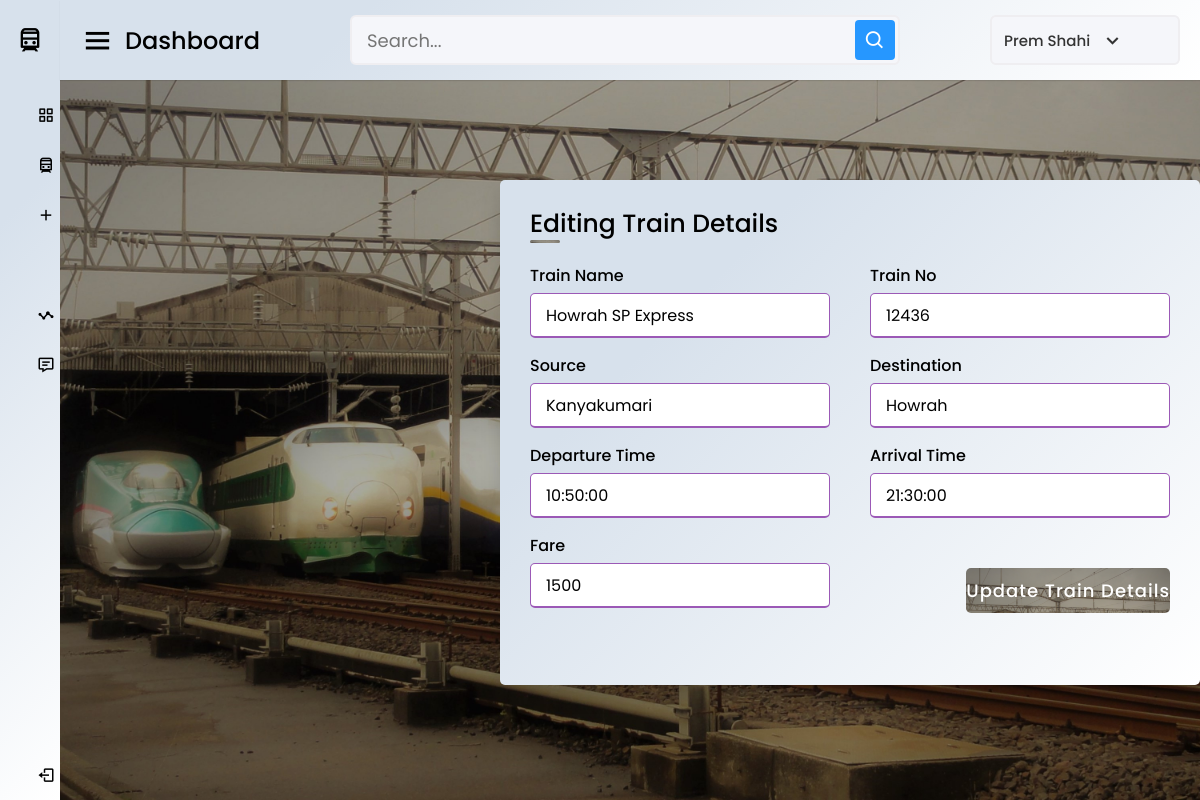
Page /edt.php?Train_No=12436 on the committed database.
### tables this page shows
CREATE TABLE `train_details` (
  `Train_Name` varchar(30) NOT NULL,
  `Train_No` int(6) NOT NULL,
  `Source` varchar(30) NOT NULL,
  `Destination` varchar(30) NOT NULL,
  `Departure` time NOT NULL,
  `Arrival` time NOT NULL,
  `Fare` int(10) NOT NULL
);

### edt.php (the view, shortened to what this page needs)
<!DOCTYPE html>
<html lang="en" dir="ltr">
  <head>
  <?php include 'links.php' ?>
   </head>
<body onload="realtimeclock()">
  <div class="sidebar">
    <div class="logo-details">
      <i class='bx bx-train'></i>
      <span class="logo_name">Train Ticket Reservation</span>
    </div>
      <ul class="nav-links">
        <li>
          <a href="#" >
            <i class='bx bx-grid-alt' ></i>
            <span class="links_name">Dashboard</span>
          </a>
        </li>
        <li>
          <a href="vt.php">
            <i class="bx bx-train"></i>
            <span class="links_name">View Trains</span>
          </a>
        </li><li>
          <a href="adt.php" >
            <i class='bx bx-plus' ></i>
            <span class="links_name">Add Train Details</span>
          </a>
        </li>
        <li>
          <a href="vt1.php">
            <span class="links_name">View Tickets</span>
          </a>
        </li>
        <li>
          <a href="#">
            <i class='bx bx-stats' ></i>
            <span class="links_name">PNR Status</span>
          </a>
        </li>
        <li>
          <a href="#">
            <i class='bx bx-message-detail' ></i>
            <span class="links_name">Feedbacks</span>
          </a>
        </li>
        <li class="log_out">
          <a href="#">
            <i class='bx bx-log-out'></i>
            <span class="links_name">Log out</span>
          </a>
        </li>
      </ul>
  </div>
  <section class="home-section">
    <nav>
      <div class="sidebar-button">
        <i class='bx bx-menu sidebarBtn'></i>
        <span class="dashboard">Dashboard</span>
      </div>
      <div class="search-box">
        <input type="text" placeholder="Search...">
        <i class='bx bx-search' ></i>
      </div>
      <div class="profile-details">
        <span class="admin_name">Prem Shahi</span>
        <i class='bx bx-chevron-down' ></i>
      </div>
    </nav>
    </section>
    <div class="container">
      <?php
  include 'connect.php';
$Train_Nos = $_GET['Train_No'];
$showquery = "select * from train_details where Train_No={$Train_Nos}";
$showdata = mysqli_query($con,$showquery);
$arrdata = mysqli_fetch_array($showdata);
      ?>
    <div class="title">Editing Train Details</Details></div>
    <div class="content">
      <form action="#" method="POST">
        <div class="user-details">
          <div class="input-box">
            <span class="details">Train Name</span>
            <input type="text" name="name" placeholder="Enter Train name" value="<?php echo $arrdata['Train_Name']; ?>" required>
          </div>
          <div class="input-box">
              <span class="details">Train No</span>
              <input type="text" name="trainno" placeholder="Enter Train NO" value="<?php echo $arrdata['Train_No']; ?>" required>
            </div>
          <div class="input-box">
            <span class="details">Source</span>
            <input type="text" name ="source"placeholder="Enter Source" value="<?php echo $arrdata['Source']; ?>" required>
          </div>
          <div class="input-box">
            <span class="details">Destination</span>
            <input type="text" name="dest" placeholder="Enter Destination" value="<?php echo $arrdata['Destination']; ?>"  required>
          </div>
          <div class="input-box">
            <span class="details">Departure Time</span>
            <input type="text" name="depart" placeholder="Enter Departure Time" value="<?php echo $arrdata['Departure']; ?>"  required>
          </div>
          <div class="input-box">
            <span class="details">Arrival Time</span>
            <input type="text" name="arrival" placeholder="Enter Arrival Time" value="<?php echo $arrdata['Arrival']; ?>"  required>
          </div>
          <div class="input-box">
            <span class="details">Fare</span>
            <input type="text" name="fare" placeholder="Enter Fare"  value="<?php echo $arrdata['Fare']; ?>" required>
          </div>
        <div class="button">
          <input type="submit" name="submit" value="Update Train Details">
        </div>
      </form>
    </div>
    </div>
</body>
</html>

### rows in the picture
train_details: name "Howrah SP Express", trainno "12436", source "Kanyakumari", dest "Howrah", depart "10:50:00", arrival "21:30:00", fare "1500"
